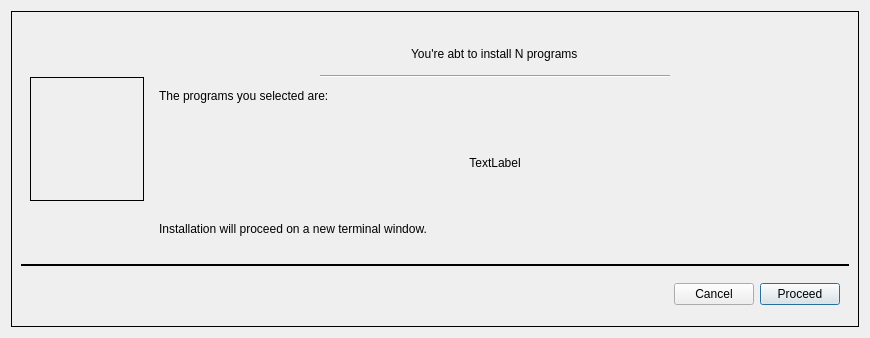
<?xml version="1.0" encoding="UTF-8"?>
<ui version="4.0">
 <class>Dialog</class>
 <widget class="QDialog" name="Dialog">
  <property name="geometry">
   <rect>
    <x>0</x>
    <y>0</y>
    <width>870</width>
    <height>338</height>
   </rect>
  </property>
  <property name="minimumSize">
   <size>
    <width>656</width>
    <height>311</height>
   </size>
  </property>
  <property name="maximumSize">
   <size>
    <width>870</width>
    <height>400</height>
   </size>
  </property>
  <property name="baseSize">
   <size>
    <width>850</width>
    <height>400</height>
   </size>
  </property>
  <property name="windowTitle">
   <string>Install Dialog</string>
  </property>
  <property name="windowIcon">
   <iconset>
    <normaloff>../png/maneki_neko.png</normaloff>../png/maneki_neko.png</iconset>
  </property>
  <property name="styleSheet">
   <string notr="true">QWidget{
	background-color: rgb(30, 31, 47);
	
	color: rgb(118, 159, 240);
};

</string>
  </property>
  <layout class="QVBoxLayout" name="verticalLayout">
   <item>
    <widget class="QFrame" name="frame">
     <property name="frameShape">
      <enum>QFrame::Box</enum>
     </property>
     <layout class="QVBoxLayout" name="verticalLayout_4">
      <item>
       <widget class="QFrame" name="frame">
        <property name="frameShape">
         <enum>QFrame::NoFrame</enum>
        </property>
        <property name="frameShadow">
         <enum>QFrame::Plain</enum>
        </property>
        <layout class="QHBoxLayout" name="horizontalLayout">
         <item>
          <widget class="QFrame" name="frame_2">
           <property name="minimumSize">
            <size>
             <width>114</width>
             <height>124</height>
            </size>
           </property>
           <property name="maximumSize">
            <size>
             <width>114</width>
             <height>124</height>
            </size>
           </property>
           <property name="frameShape">
            <enum>QFrame::Box</enum>
           </property>
           <property name="frameShadow">
            <enum>QFrame::Plain</enum>
           </property>
           <layout class="QVBoxLayout" name="verticalLayout_2">
            <item>
             <widget class="QLabel" name="manekiIcon">
              <property name="minimumSize">
               <size>
                <width>98</width>
                <height>96</height>
               </size>
              </property>
              <property name="maximumSize">
               <size>
                <width>98</width>
                <height>96</height>
               </size>
              </property>
              <property name="text">
               <string/>
              </property>
              <property name="pixmap">
               <pixmap>../png/maneki_neko.png</pixmap>
              </property>
              <property name="scaledContents">
               <bool>true</bool>
              </property>
             </widget>
            </item>
           </layout>
          </widget>
         </item>
         <item>
          <widget class="QFrame" name="frame_3">
           <property name="minimumSize">
            <size>
             <width>450</width>
             <height>0</height>
            </size>
           </property>
           <property name="frameShape">
            <enum>QFrame::NoFrame</enum>
           </property>
           <property name="frameShadow">
            <enum>QFrame::Plain</enum>
           </property>
           <layout class="QVBoxLayout" name="verticalLayout_3">
            <item alignment="Qt::AlignHCenter">
             <widget class="QLabel" name="headingLabel">
              <property name="minimumSize">
               <size>
                <width>0</width>
                <height>29</height>
               </size>
              </property>
              <property name="maximumSize">
               <size>
                <width>16777215</width>
                <height>30</height>
               </size>
              </property>
              <property name="styleSheet">
               <string notr="true">font: 57 14pt &quot;JetBrains Mono&quot;;</string>
              </property>
              <property name="text">
               <string>&lt;html&gt;&lt;head/&gt;&lt;body&gt;&lt;p&gt;You're abt to install N programs&lt;/p&gt;&lt;/body&gt;&lt;/html&gt;</string>
              </property>
             </widget>
            </item>
            <item alignment="Qt::AlignHCenter">
             <widget class="Line" name="line">
              <property name="minimumSize">
               <size>
                <width>350</width>
                <height>0</height>
               </size>
              </property>
              <property name="maximumSize">
               <size>
                <width>350</width>
                <height>16777215</height>
               </size>
              </property>
              <property name="orientation">
               <enum>Qt::Horizontal</enum>
              </property>
             </widget>
            </item>
            <item>
             <widget class="QLabel" name="commentLabel">
              <property name="maximumSize">
               <size>
                <width>16777215</width>
                <height>23</height>
               </size>
              </property>
              <property name="styleSheet">
               <string notr="true">font: 57 10pt &quot;JetBrains Mono&quot;;</string>
              </property>
              <property name="text">
               <string>The programs you selected are:</string>
              </property>
             </widget>
            </item>
            <item>
             <widget class="QLabel" name="installQueueLabel">
              <property name="minimumSize">
               <size>
                <width>486</width>
                <height>93</height>
               </size>
              </property>
              <property name="text">
               <string>TextLabel</string>
              </property>
              <property name="alignment">
               <set>Qt::AlignCenter</set>
              </property>
              <property name="wordWrap">
               <bool>true</bool>
              </property>
              <property name="margin">
               <number>2</number>
              </property>
             </widget>
            </item>
            <item>
             <widget class="QLabel" name="infoLabel">
              <property name="maximumSize">
               <size>
                <width>16777215</width>
                <height>22</height>
               </size>
              </property>
              <property name="text">
               <string>Installation will proceed on a new terminal window.</string>
              </property>
             </widget>
            </item>
           </layout>
          </widget>
         </item>
        </layout>
       </widget>
      </item>
      <item>
       <widget class="QFrame" name="frame_5">
        <property name="maximumSize">
         <size>
          <width>16777215</width>
          <height>2</height>
         </size>
        </property>
        <property name="frameShape">
         <enum>QFrame::Box</enum>
        </property>
        <property name="frameShadow">
         <enum>QFrame::Plain</enum>
        </property>
       </widget>
      </item>
      <item>
       <widget class="QFrame" name="frame_4">
        <property name="minimumSize">
         <size>
          <width>200</width>
          <height>0</height>
         </size>
        </property>
        <property name="maximumSize">
         <size>
          <width>16777215</width>
          <height>45</height>
         </size>
        </property>
        <property name="frameShape">
         <enum>QFrame::NoFrame</enum>
        </property>
        <property name="frameShadow">
         <enum>QFrame::Plain</enum>
        </property>
        <layout class="QVBoxLayout" name="verticalLayout_5">
         <item>
          <layout class="QHBoxLayout" name="horizontalLayout_2">
           <item>
            <spacer name="horizontalSpacer">
             <property name="orientation">
              <enum>Qt::Horizontal</enum>
             </property>
             <property name="sizeHint" stdset="0">
              <size>
               <width>40</width>
               <height>20</height>
              </size>
             </property>
            </spacer>
           </item>
           <item>
            <widget class="QPushButton" name="cancelButton">
             <property name="minimumSize">
              <size>
               <width>0</width>
               <height>0</height>
              </size>
             </property>
             <property name="text">
              <string>Cancel</string>
             </property>
            </widget>
           </item>
           <item>
            <widget class="QPushButton" name="proceedButton">
             <property name="minimumSize">
              <size>
               <width>0</width>
               <height>0</height>
              </size>
             </property>
             <property name="text">
              <string>Proceed</string>
             </property>
             <property name="default">
              <bool>true</bool>
             </property>
            </widget>
           </item>
          </layout>
         </item>
        </layout>
       </widget>
      </item>
     </layout>
    </widget>
   </item>
  </layout>
 </widget>
 <resources/>
 <connections/>
</ui>
